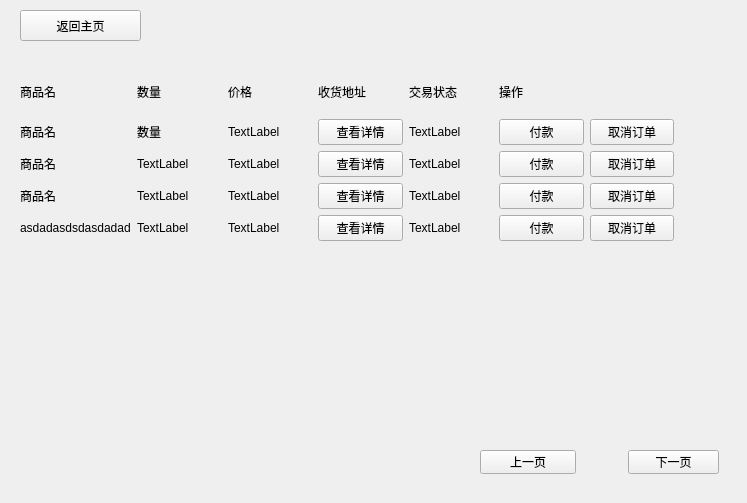
<?xml version="1.0" encoding="UTF-8"?>
<ui version="4.0">
 <class>Form</class>
 <widget class="QWidget" name="Form">
  <property name="geometry">
   <rect>
    <x>0</x>
    <y>0</y>
    <width>747</width>
    <height>503</height>
   </rect>
  </property>
  <property name="windowTitle">
   <string>Form</string>
  </property>
  <widget class="QPushButton" name="Next_page_btn">
   <property name="geometry">
    <rect>
     <x>628</x>
     <y>450</y>
     <width>91</width>
     <height>24</height>
    </rect>
   </property>
   <property name="text">
    <string>下一页</string>
   </property>
  </widget>
  <widget class="QPushButton" name="Prev_page_btn">
   <property name="geometry">
    <rect>
     <x>480</x>
     <y>450</y>
     <width>96</width>
     <height>24</height>
    </rect>
   </property>
   <property name="text">
    <string>上一页</string>
   </property>
  </widget>
  <widget class="QPushButton" name="Back_btn">
   <property name="geometry">
    <rect>
     <x>20</x>
     <y>10</y>
     <width>121</width>
     <height>31</height>
    </rect>
   </property>
   <property name="text">
    <string>返回主页</string>
   </property>
  </widget>
  <widget class="QWidget" name="gridLayoutWidget">
   <property name="geometry">
    <rect>
     <x>20</x>
     <y>70</y>
     <width>654</width>
     <height>171</height>
    </rect>
   </property>
   <layout class="QGridLayout" name="gridLayout">
    <item row="2" column="4">
     <widget class="QLabel" name="status_2">
      <property name="text">
       <string>TextLabel</string>
      </property>
     </widget>
    </item>
    <item row="0" column="5" colspan="2">
     <widget class="QLabel" name="label_6">
      <property name="text">
       <string>操作</string>
      </property>
     </widget>
    </item>
    <item row="2" column="1">
     <widget class="QLabel" name="account_2">
      <property name="text">
       <string>TextLabel</string>
      </property>
     </widget>
    </item>
    <item row="3" column="5">
     <widget class="QPushButton" name="act_btn_3">
      <property name="text">
       <string>付款</string>
      </property>
     </widget>
    </item>
    <item row="1" column="1">
     <widget class="QLabel" name="account_1">
      <property name="text">
       <string>数量</string>
      </property>
     </widget>
    </item>
    <item row="2" column="5">
     <widget class="QPushButton" name="act_btn_2">
      <property name="text">
       <string>付款</string>
      </property>
     </widget>
    </item>
    <item row="4" column="2">
     <widget class="QLabel" name="price_4">
      <property name="text">
       <string>TextLabel</string>
      </property>
     </widget>
    </item>
    <item row="1" column="0">
     <widget class="QLabel" name="name_1">
      <property name="text">
       <string>商品名</string>
      </property>
     </widget>
    </item>
    <item row="0" column="2">
     <widget class="QLabel" name="label_3">
      <property name="text">
       <string>价格</string>
      </property>
     </widget>
    </item>
    <item row="3" column="3">
     <widget class="QPushButton" name="show_btn3">
      <property name="text">
       <string>查看详情</string>
      </property>
     </widget>
    </item>
    <item row="4" column="5">
     <widget class="QPushButton" name="act_btn_4">
      <property name="text">
       <string>付款</string>
      </property>
     </widget>
    </item>
    <item row="3" column="2">
     <widget class="QLabel" name="price_3">
      <property name="text">
       <string>TextLabel</string>
      </property>
     </widget>
    </item>
    <item row="0" column="3">
     <widget class="QLabel" name="label_4">
      <property name="text">
       <string>收货地址</string>
      </property>
     </widget>
    </item>
    <item row="4" column="3">
     <widget class="QPushButton" name="show_btn4">
      <property name="text">
       <string>查看详情</string>
      </property>
     </widget>
    </item>
    <item row="1" column="4">
     <widget class="QLabel" name="status_1">
      <property name="text">
       <string>TextLabel</string>
      </property>
     </widget>
    </item>
    <item row="3" column="6">
     <widget class="QPushButton" name="act_btn_7">
      <property name="text">
       <string>取消订单</string>
      </property>
     </widget>
    </item>
    <item row="3" column="0">
     <widget class="QLabel" name="name_3">
      <property name="text">
       <string>商品名</string>
      </property>
     </widget>
    </item>
    <item row="1" column="6">
     <widget class="QPushButton" name="act_btn_5">
      <property name="text">
       <string>取消订单</string>
      </property>
     </widget>
    </item>
    <item row="2" column="2">
     <widget class="QLabel" name="price_2">
      <property name="text">
       <string>TextLabel</string>
      </property>
     </widget>
    </item>
    <item row="0" column="0">
     <widget class="QLabel" name="label_2">
      <property name="text">
       <string>商品名</string>
      </property>
     </widget>
    </item>
    <item row="4" column="1">
     <widget class="QLabel" name="account_4">
      <property name="text">
       <string>TextLabel</string>
      </property>
     </widget>
    </item>
    <item row="3" column="4">
     <widget class="QLabel" name="status_3">
      <property name="text">
       <string>TextLabel</string>
      </property>
     </widget>
    </item>
    <item row="2" column="3">
     <widget class="QPushButton" name="show_btn2">
      <property name="text">
       <string>查看详情</string>
      </property>
     </widget>
    </item>
    <item row="4" column="4">
     <widget class="QLabel" name="status_4">
      <property name="text">
       <string>TextLabel</string>
      </property>
     </widget>
    </item>
    <item row="2" column="0">
     <widget class="QLabel" name="name_2">
      <property name="text">
       <string>商品名</string>
      </property>
     </widget>
    </item>
    <item row="0" column="4">
     <widget class="QLabel" name="label_5">
      <property name="text">
       <string>交易状态</string>
      </property>
     </widget>
    </item>
    <item row="4" column="6">
     <widget class="QPushButton" name="act_btn_8">
      <property name="text">
       <string>取消订单</string>
      </property>
     </widget>
    </item>
    <item row="1" column="3">
     <widget class="QPushButton" name="show_btn1">
      <property name="text">
       <string>查看详情</string>
      </property>
     </widget>
    </item>
    <item row="2" column="6">
     <widget class="QPushButton" name="act_btn_6">
      <property name="text">
       <string>取消订单</string>
      </property>
     </widget>
    </item>
    <item row="1" column="5">
     <widget class="QPushButton" name="act_btn_1">
      <property name="text">
       <string>付款</string>
      </property>
     </widget>
    </item>
    <item row="4" column="0">
     <widget class="QLabel" name="name_4">
      <property name="text">
       <string>asdadasdsdasdadad</string>
      </property>
     </widget>
    </item>
    <item row="3" column="1">
     <widget class="QLabel" name="account_3">
      <property name="text">
       <string>TextLabel</string>
      </property>
     </widget>
    </item>
    <item row="1" column="2">
     <widget class="QLabel" name="price_1">
      <property name="text">
       <string>TextLabel</string>
      </property>
     </widget>
    </item>
    <item row="0" column="1">
     <widget class="QLabel" name="label">
      <property name="text">
       <string>数量</string>
      </property>
     </widget>
    </item>
   </layout>
  </widget>
 </widget>
 <resources/>
 <connections/>
</ui>
